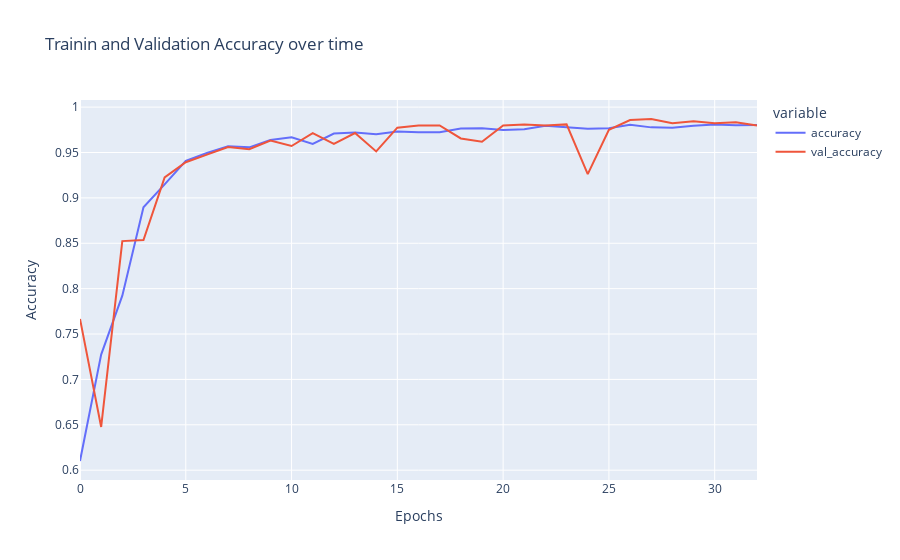

Notebook code for this chart:
### Code cell
fig_acc = px.line(
    history.history,
    y = ['accuracy', 'val_accuracy'],
    labels = {'index': 'Epochs', 'value': 'Accuracy'},
    title = 'Trainin and Validation Accuracy over time'
)
fig_acc.show()

### Figure 1 — Plotly figure (JSON) as saved in the notebook; plotly's stock layout.template omitted (floating-point values rounded to 4 significant figures)
{"data": [{"hovertemplate": "variable=accuracy<br>Epochs=%{x}<br>Accuracy=%{y}<extra></extra>", "legendgroup": "accuracy", "line": {"color": "#636efa", "dash": "solid"}, "mode": "lines", "name": "accuracy", "orientation": "v", "showlegend": true, "type": "scatter", "x": [0, 1, 2, 3, 4, 5, 6, 7, 8, 9, 10, 11, 12, 13, 14, 15, 16, 17, 18, 19, 20, 21, 22, 23, 24, 25, 26, 27, 28, 29, 30, 31, 32], "xaxis": "x", "y": [0.6101, 0.7274, 0.7923, 0.8896, 0.9149, 0.9408, 0.9494, 0.9568, 0.9557, 0.9637, 0.9667, 0.9595, 0.9708, 0.972, 0.9702, 0.9732, 0.9723, 0.9723, 0.9765, 0.9768, 0.9747, 0.9756, 0.9795, 0.978, 0.9762, 0.9768, 0.9807, 0.9777, 0.9774, 0.9795, 0.981, 0.9801, 0.9804], "yaxis": "y"}, {"hovertemplate": "variable=val_accuracy<br>Epochs=%{x}<br>Accuracy=%{y}<extra></extra>", "legendgroup": "val_accuracy", "line": {"color": "#EF553B", "dash": "solid"}, "mode": "lines", "name": "val_accuracy", "orientation": "v", "showlegend": true, "type": "scatter", "x": [0, 1, 2, 3, 4, 5, 6, 7, 8, 9, 10, 11, 12, 13, 14, 15, 16, 17, 18, 19, 20, 21, 22, 23, 24, 25, 26, 27, 28, 29, 30, 31, 32], "xaxis": "x", "y": [0.7667, 0.6476, 0.8524, 0.8536, 0.9226, 0.9393, 0.9476, 0.956, 0.9536, 0.9631, 0.9571, 0.9714, 0.9595, 0.9714, 0.9512, 0.9774, 0.9798, 0.9798, 0.9655, 0.9619, 0.9798, 0.981, 0.9798, 0.981, 0.9262, 0.975, 0.9857, 0.9869, 0.9821, 0.9845, 0.9821, 0.9833, 0.9798], "yaxis": "y"}], "layout": {"autosize": true, "legend": {"title": {"text": "variable"}, "tracegroupgap": 0}, "title": {"text": "Trainin and Validation Accuracy over time"}, "xaxis": {"anchor": "y", "autorange": true, "domain": [0, 1], "range": [0, 32], "title": {"text": "Epochs"}, "type": "linear"}, "yaxis": {"anchor": "x", "autorange": true, "domain": [0, 1], "range": [0.5892, 1.008], "title": {"text": "Accuracy"}, "type": "linear"}}}
